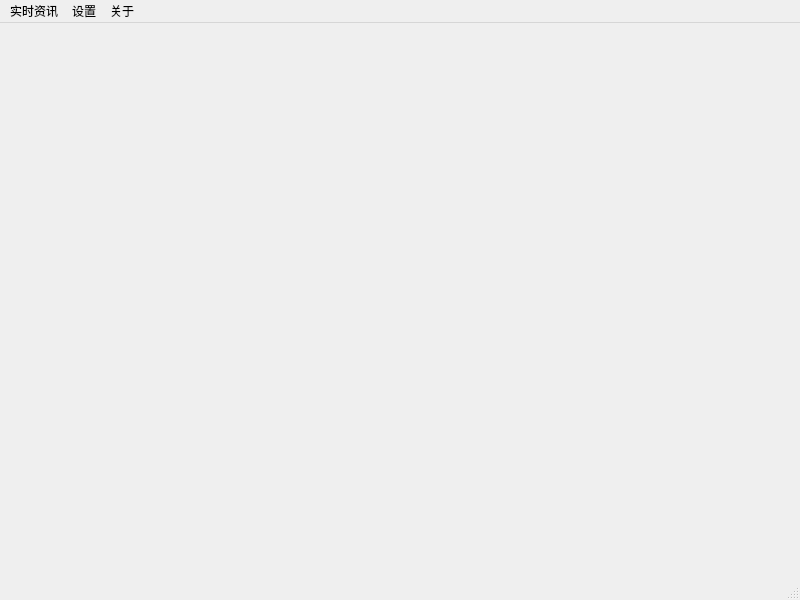
<?xml version="1.0" encoding="UTF-8"?>
<ui version="4.0">
    <class>MainWindow</class>
    <widget class="QMainWindow" name="MainWindow">
        <property name="geometry">
            <rect>
                <x>0</x>
                <y>0</y>
                <width>800</width>
                <height>600</height>
            </rect>
        </property>
        <property name="windowTitle">
            <string>聚合资讯</string>
        </property>
        <widget class="QWidget" name="centralwidget"/>
        <widget class="QMenuBar" name="menubar">
            <property name="geometry">
                <rect>
                    <x>0</x>
                    <y>0</y>
                    <width>800</width>
                    <height>26</height>
                </rect>
            </property>
            <widget class="QMenu" name="menu">
                <property name="title">
                    <string>实时资讯</string>
                </property>
            </widget>
            <widget class="QMenu" name="about">
                <property name="title">
                    <string>关于</string>
                </property>
            </widget>
            <widget class="QMenu" name="setting">
                <property name="title">
                    <string>设置</string>
                </property>
            </widget>
            <addaction name="menu"/>
            <addaction name="setting"/>
            <addaction name="about"/>
        </widget>
        <widget class="QStatusBar" name="statusbar"/>
    </widget>
    <resources/>
    <connections/>
</ui>
